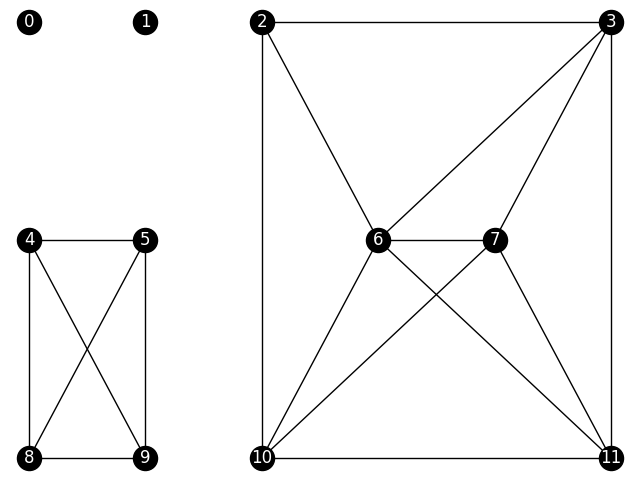

Here is the Python script that generated this plot:
from nodesition import pos
from component import ConnectedComponent
import networkx as nx
import matplotlib.pyplot as plt


class MainGraph:
    def __init__(self, adjlist):
        self.g = nx.read_adjlist(adjlist)
        self._l = nx.Graph()

    def first_image(self):
        nx.draw_shell(self.g, with_labels=True, font_color='white', node_color='black')
        plt.savefig('main_shell.png', format='png')
        plt.show()

    def image(self, save_path, position=pos, node_c='black', edge_c='black'):
        nx.draw(self.g, pos=position, with_labels=True, font_color='white', node_color=node_c, edge_color=edge_c)
        plt.savefig(save_path, format="png")
        plt.show()

    def cc(self):
        cnt = 0
        _edgs_c = []
        _nods_c = []
        lst = []
        lst1 = []

        for i in nx.connected_components(self.g):
            cnt += 1
            comp_c = ConnectedComponent(self.g, i, cnt)
            comp_c.info()
            if comp_c.trivial:
                comp_c.draw_diameter()
                lst += comp_c.lst
                lst1 += comp_c.lst1
                _edgs_c += comp_c.edgs_c
                _nods_c += comp_c.nods_c
        for e in self.g.edges:
            p = tuple(reversed(e))
            if e in lst or p in lst:
                _edgs_c.append('red')
            else:
                _edgs_c.append('black')
        for n in self.g.nodes:
            if n in lst1:
                _nods_c.append('red')
            else:
                _nods_c.append('black')
        self.image('diameter.png', node_c=_nods_c, edge_c=_edgs_c)

    def tree(self):
        for i in nx.connected_components(self.g):
            g1 = nx.subgraph(self.g, list(i))
            self._l.add_edges_from(nx.dfs_edges(g1))
        _tree_c = []
        for e in self.g.edges:
            p = tuple(reversed(e))
            if e in self._l.edges or p in self._l.edges:
                _tree_c.append('red')
            else:
                _tree_c.append('black')
        self.image('with_tree.png', edge_c=_tree_c)


main = MainGraph('t.txt')
main.first_image()
main.image('main.png')
main.cc()
main.tree()
